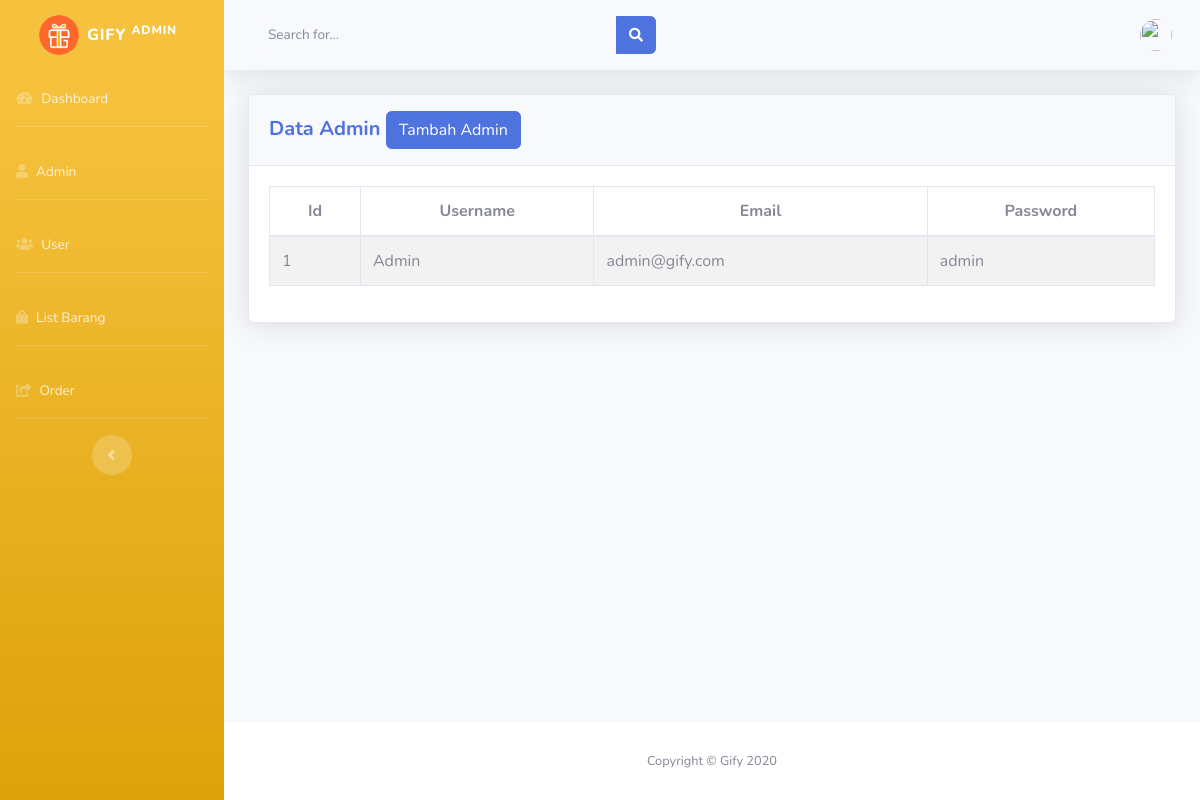
The app's page /admin.php with its own data.
### tables this page shows
CREATE TABLE `tbl_account` (
  `id` int(255) NOT NULL,
  `username` text NOT NULL,
  `email` text NOT NULL,
  `password` varchar(11) NOT NULL,
  `image` text NOT NULL
);

### admin.php (the view, shortened to what this page needs)
<?php
include('includes/header.php');
include('includes/navbar.php');
?>
        <div class="container-fluid">
          <section class="content">
              <div class="row">
                <div class="col-12">
                  <div class="card shadow mb-4">
                  <div class="card-header py-3">
                    <h5 class="m-0 font-weight-bold text-primary">Data Admin
                  <button type="button" class="btn btn-primary" data-toggle="modal" data-target="#addadmin">
                      Tambah Admin
                  </button>
                    </div>
                    <div class="card-body">
                      <table id="example1" class="table table-bordered table-striped">
                      <?php
                      include ('database/dbconfig.php');
                      $query = "SELECT * FROM tbl_account";
                      $query_run = mysqli_query($connection, $query);
                      ?>
                        <thead>
                        <tr>
                          <th>Id</th>
                          <th>Username</th>
                          <th>Email</th>
                          <th>Password</th>
                        </tr>
                        </thead>
                        <tbody>
                  <?php
                    if(mysqli_num_rows($query_run) > 0)
                    {
                        while($row = mysqli_fetch_assoc($query_run))
                    {
                 ?>
          <tr>
            <td> <?php echo $row['id']; ?> </td>
            <td> <?php echo $row['username']; ?> </td>
            <td> <?php echo $row['email']; ?> </td>
            <td> <?php echo $row['password']; ?> </td>
          </tr>
          <?php
            }
        }
        else {
          echo "No Record Found";
        }
        ?>
        </tbody>
                      </table>
                    </div>
                  </div>
                </div>
              </div>
            </section>
        </div>
      </div>
     <?php
     include('includes/footer.php')
     ?>
</body>
</html>

### includes/header.php (style rules this page uses)
th { text-align: center; }

### records on screen
tbl_account: id "1", username "Admin", email "admin@gify.com", password "admin"
